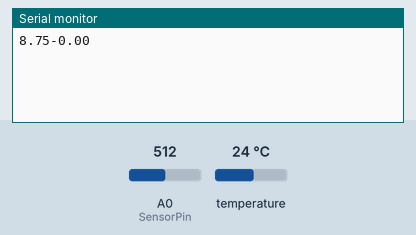
Simulated run of this sketch. Board: Arduino Uno, built with avr-gcc and run on an emulated ATmega328P. On the bench: the last lines printed to the serial monitor. The test bench sets the inputs (shaded band); at power-on: temperature 24 °C, A0 (SensorPin) = 512.

Above: at 1.2 s.
1.3 s: temperature set to 12 °C
At 2.6 s:
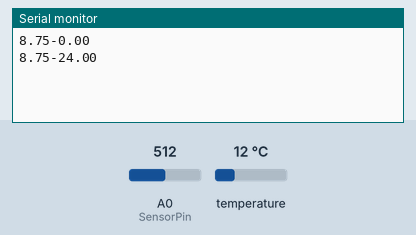
2.8 s: A0 (SensorPin) set to 716
At 4.0 s:
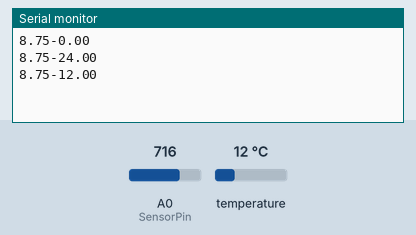
4.3 s: temperature set to 19 °C
At 5.0 s:
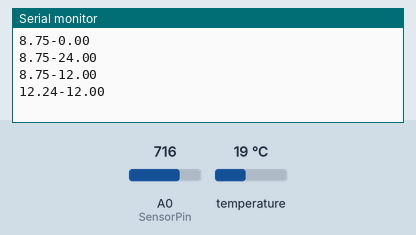
5.8 s: A0 (SensorPin) set to 900
At 7.9 s:
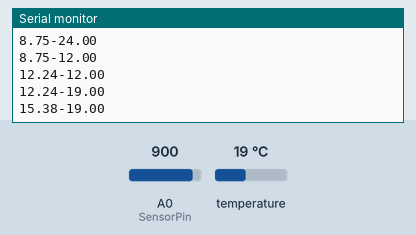
Timing chart, 0 to 8.3 s (numbered marks = the images above; inputs shaded):
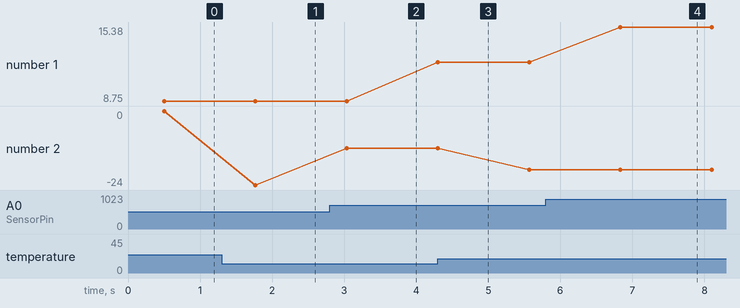

The sketch:

sketch_jul05a.ino
```cpp
#include <OneWire.h>
#include <DallasTemperature.h>
#define SensorPin A0
#define ONE_WIRE_BUS 8

OneWire oneWire(ONE_WIRE_BUS);
DallasTemperature sensors(&oneWire);

double celsius = 0;
unsigned long int avgValue;
double b;
int buf[10],temp;

void setup()
{
  Serial.begin(9600);
}
void loop(){

  for(int i = 0; i < 10 ; i++)
  {
    buf[i]=analogRead(SensorPin);
    delay(10);
  }
   for(int i = 0 ; i < 9 ;i++)
  {
      for(int j = i+1 ; j < 10 ;j++)
      {
        if(buf[i]>buf[j])
      {
        temp=buf[i];
        buf[i]=buf[j];
        buf[j]=temp;
      }
        avgValue=0;
   }

}

  for(int i=2 ; i<8; i++)
    avgValue+=buf[i];
  double phValue=(double)avgValue*5.0/1024/6;
  phValue = 3.5 * phValue;
//  Serial.print("  ph : ");

//  Serial.println(" ");
  delay(400);

  if(celsius > -127){
//   Serial.print("  Temperature = c :");
  Serial.print(phValue,2);
  Serial.print("-");
  Serial.println(celsius);
  }
  double ph=69.0;
  double suhu=27.0;

  sensors.requestTemperatures();
  celsius = sensors.getTempCByIndex(0);;
}
```

Measured:
- after the input at 5.8 s, the serial monitor: prints a new line after 1.0 s (image 4)
- plotted number 1: 12.24 → 15.38 after the input at 5.8 s
- plotted number 2: -12 → -19 after the input at 4.3 s
